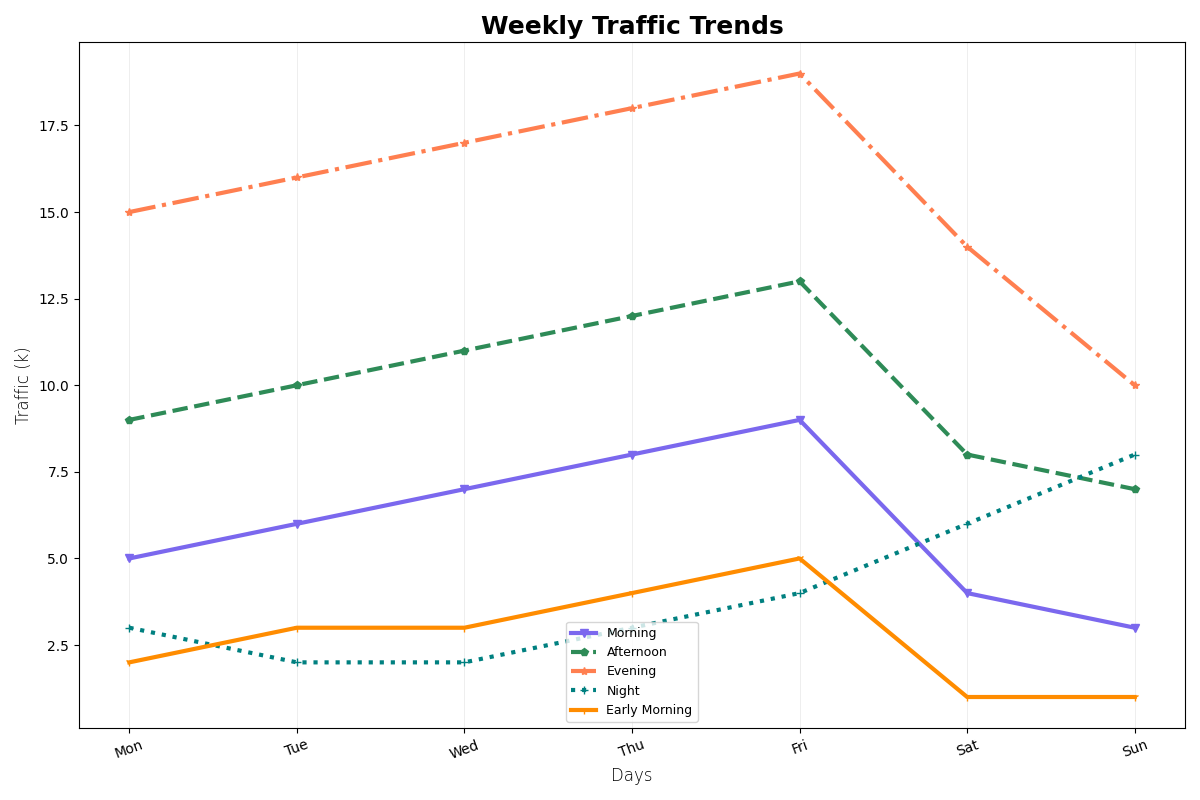

The script that drew this image:
import numpy as np
import matplotlib.pyplot as plt

days = ['Mon', 'Tue', 'Wed', 'Thu', 'Fri', 'Sat', 'Sun']

# Data series
morning_traffic = [5, 6, 7, 8, 9, 4, 3]
afternoon_traffic = [9, 10, 11, 12, 13, 8, 7]
evening_traffic = [15, 16, 17, 18, 19, 14, 10]
night_traffic = [3, 2, 2, 3, 4, 6, 8]
early_morning_traffic = [2, 3, 3, 4, 5, 1, 1]

fig, ax = plt.subplots(figsize=(12, 8))

# Plotting data with varied styles
ax.plot(days, morning_traffic, label="Morning", color='mediumslateblue', marker='v', linestyle='-', linewidth=3)
ax.plot(days, afternoon_traffic, label="Afternoon", color='seagreen', marker='p', linestyle='--', linewidth=3)
ax.plot(days, evening_traffic, label="Evening", color='coral', marker='*', linestyle='-.', linewidth=3)
ax.plot(days, night_traffic, label="Night", color='teal', marker='+', linestyle=':', linewidth=3)
ax.plot(days, early_morning_traffic, label="Early Morning", color='darkorange', marker='1', linestyle='-', linewidth=3)

ax.set_xlabel('Days', fontsize=12, fontweight='light')
ax.set_ylabel('Traffic (k)', fontsize=12, fontweight='light')
ax.set_title('Weekly Traffic Trends', fontsize=18, fontweight='heavy')

ax.set_xticks(range(len(days)))
ax.set_xticklabels(days)
ax.xaxis.grid(True, linestyle='-', alpha=0.3, linewidth=0.5)
ax.yaxis.grid(False)
plt.xticks(rotation=20)
ax.legend(loc='lower center', fontsize=9)
plt.tight_layout()

plt.show()
